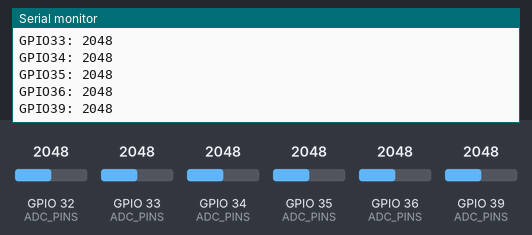
Simulated run of this sketch. Board: ESP32. On the bench: the last lines printed to the serial monitor. Inputs (shaded band) come from the test bench; at power-on: GPIO 32 (ADC_PINS) = 2048, GPIO 33 (ADC_PINS) = 2048, GPIO 34 (ADC_PINS) = 2048, GPIO 35 (ADC_PINS) = 2048, GPIO 36 (ADC_PINS) = 2048, GPIO 39 (ADC_PINS) = 2048.

Above: at 1.2 s.
1.3 s: GPIO 32 (ADC_PINS) set to 2866
At 1.83 s:
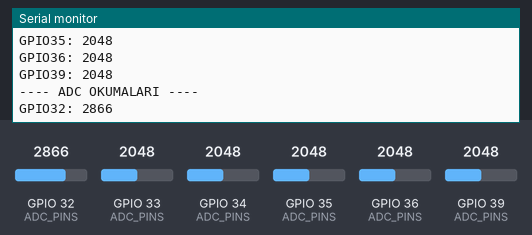
2.8 s: GPIO 33 (ADC_PINS) set to 2866
At 3.62 s:
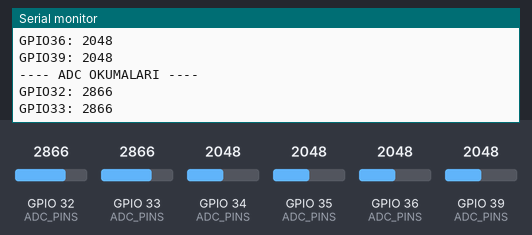
4.3 s: GPIO 34 (ADC_PINS) set to 2866
At 5.42 s:
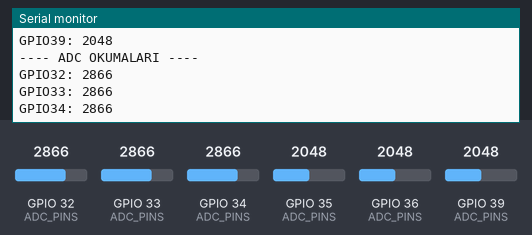
5.8 s: GPIO 35 (ADC_PINS) set to 2866
At 7.21 s:
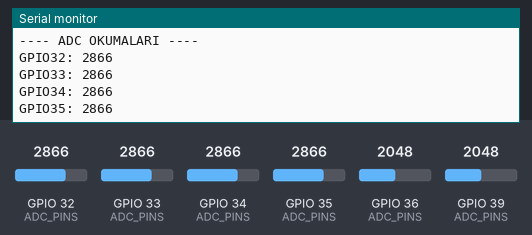
7.3 s: GPIO 36 (ADC_PINS) set to 2866
At 8.3 s:
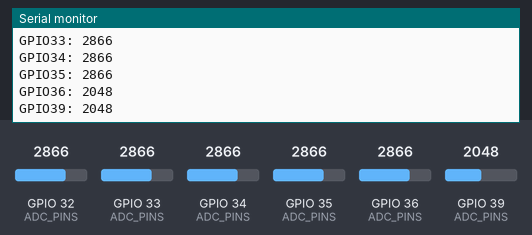
8.8 s: GPIO 39 (ADC_PINS) set to 2866
At 10.2 s:
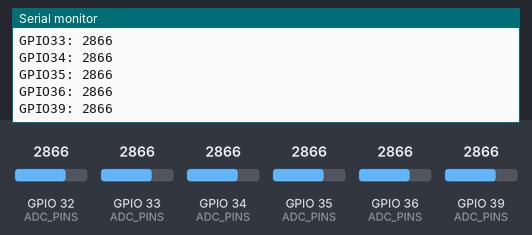
Timing chart, 0 to 11.3 s (numbered marks = the images above; inputs shaded):
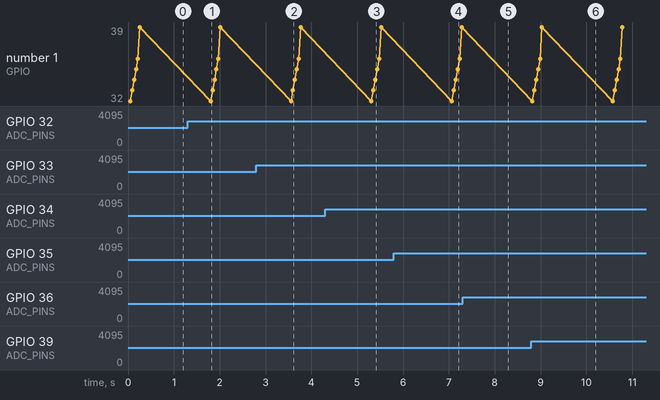

Measured:
- after the input at 1.3 s, the serial monitor: prints a new line after 0.50 s (image 1)
- after the input at 2.8 s, the serial monitor: prints a new line after 0.80 s (image 2)
- after the input at 4.3 s, the serial monitor: prints a new line after 1.1 s (image 3)
- after the input at 5.8 s, the serial monitor: prints a new line after 1.4 s (image 4)
- after the input at 8.8 s, the serial monitor: prints a new line after 0.23 s (image 6)

The sketch:

32-esp32-analog-pin-finder.ino
```cpp
// ESP32 D1 R32 analog pin bulucu
// Amac: Toprak nem sensörünün AO kablosu gerçekte hangi GPIO'ya gidiyor bulmak.
//
// Board: WEMOS D1 MINI ESP32
// Seri monitor: 115200
//
// Test:
// 1) Toprak sensörü VCC -> 3V3
// 2) Toprak sensörü GND -> GND
// 3) Toprak sensörü AO kablosu neredeyse orada kalsın
// 4) Bu sketch'i yükle
// 5) Probu havada ve suda tut; hangi pinin değeri değişiyor bak

const int ADC_PINS[] = {32, 33, 34, 35, 36, 39};
const int ADC_COUNT = sizeof(ADC_PINS) / sizeof(ADC_PINS[0]);

int analogOrtalamaOku(int pin) {
  long toplam = 0;
  for (int i = 0; i < 20; i++) {
    toplam += analogRead(pin);
    delay(2);
  }
  return toplam / 20;
}

void setup() {
  Serial.begin(115200);
  analogSetAttenuation(ADC_11db);

  Serial.println("=== ESP32 analog pin bulucu ===");
  Serial.println("Toprak sensoru AO hangi GPIO'daysa o deger degisecek.");
  Serial.println("Havada ve suda test et.");
}

void loop() {
  Serial.println("---- ADC OKUMALARI ----");
  for (int i = 0; i < ADC_COUNT; i++) {
    int pin = ADC_PINS[i];
    int deger = analogOrtalamaOku(pin);
    Serial.print("GPIO");
    Serial.print(pin);
    Serial.print(": ");
    Serial.println(deger);
  }
  delay(1500);
}
```
